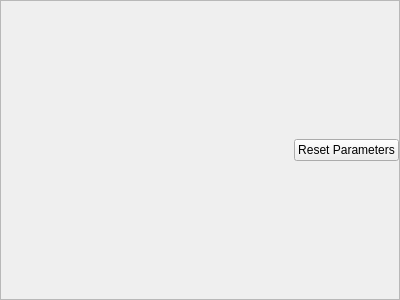
<?xml version="1.0" encoding="UTF-8"?>
<ui version="4.0">
 <class>Form</class>
 <widget class="QWidget" name="Form">
  <property name="geometry">
   <rect>
    <x>0</x>
    <y>0</y>
    <width>400</width>
    <height>300</height>
   </rect>
  </property>
  <property name="windowTitle">
   <string>Form</string>
  </property>
  <layout class="QVBoxLayout" name="verticalLayout">
   <property name="leftMargin">
    <number>0</number>
   </property>
   <property name="topMargin">
    <number>0</number>
   </property>
   <property name="rightMargin">
    <number>0</number>
   </property>
   <property name="bottomMargin">
    <number>0</number>
   </property>
   <item>
    <widget class="QScrollArea" name="scrollArea">
     <property name="widgetResizable">
      <bool>true</bool>
     </property>
     <widget class="QWidget" name="scrollAreaWidgetContents">
      <property name="geometry">
       <rect>
        <x>0</x>
        <y>0</y>
        <width>398</width>
        <height>298</height>
       </rect>
      </property>
      <layout class="QVBoxLayout" name="verticalLayout_2">
       <property name="leftMargin">
        <number>0</number>
       </property>
       <property name="topMargin">
        <number>0</number>
       </property>
       <property name="rightMargin">
        <number>0</number>
       </property>
       <property name="bottomMargin">
        <number>0</number>
       </property>
       <item>
        <layout class="QFormLayout" name="lay_parameters"/>
       </item>
       <item>
        <widget class="QWidget" name="widget" native="true">
         <property name="sizePolicy">
          <sizepolicy hsizetype="Preferred" vsizetype="Fixed">
           <horstretch>0</horstretch>
           <verstretch>0</verstretch>
          </sizepolicy>
         </property>
         <layout class="QHBoxLayout" name="horizontalLayout">
          <property name="leftMargin">
           <number>0</number>
          </property>
          <property name="topMargin">
           <number>0</number>
          </property>
          <property name="rightMargin">
           <number>0</number>
          </property>
          <property name="bottomMargin">
           <number>0</number>
          </property>
          <item>
           <spacer name="horizontalSpacer">
            <property name="orientation">
             <enum>Qt::Horizontal</enum>
            </property>
            <property name="sizeHint" stdset="0">
             <size>
              <width>40</width>
              <height>20</height>
             </size>
            </property>
           </spacer>
          </item>
          <item>
           <widget class="QPushButton" name="pb_reset">
            <property name="text">
             <string>Reset Parameters</string>
            </property>
           </widget>
          </item>
         </layout>
        </widget>
       </item>
      </layout>
     </widget>
    </widget>
   </item>
  </layout>
 </widget>
 <resources/>
 <connections/>
</ui>
